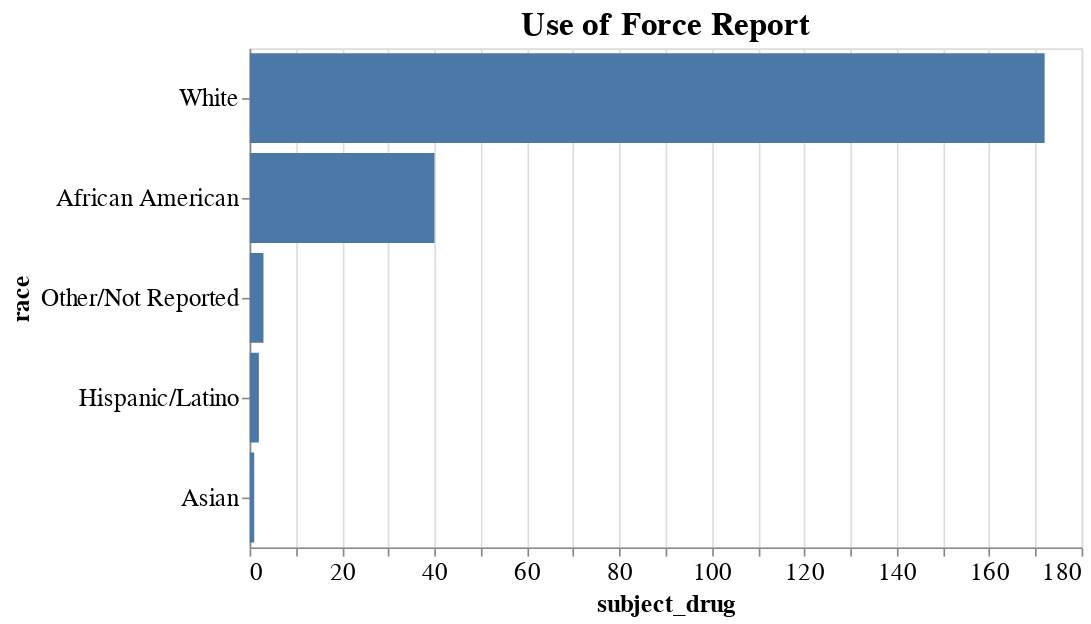

The notebook cell saved with this chart:
### Code cell
alt.Chart(race).mark_bar().encode(
    x=alt.X('subject_drug',),
    y=alt.Y('race:N', sort='-x'),
    tooltip=alt.Tooltip(['subject_drug:Q'], format='.2f')
).properties(
    title='Use of Force Report',
    width=500,
    height=300,
).configure_title(
    fontSize=20
).configure_axis(
    labelFontSize=15,
    titleFontSize=15
).interactive()

### Figure 1 — Vega-Lite specification as saved in the notebook (floating-point values rounded to 4 significant figures)
{"config": {"view": {"continuousWidth": 400, "continuousHeight": 300}, "axis": {"labelFontSize": 15, "titleFontSize": 15}, "title": {"fontSize": 20}}, "data": {"name": "data-bce1e7fa420d52acb4fcc7c77c2b483e"}, "mark": "bar", "encoding": {"tooltip": [{"type": "quantitative", "field": "subject_drug", "format": ".2f"}], "x": {"type": "quantitative", "field": "subject_drug"}, "y": {"type": "nominal", "field": "race", "sort": "-x"}}, "height": 300, "selection": {"selector064": {"type": "interval", "bind": "scales", "encodings": ["x", "y"]}}, "title": "Use of Force Report", "width": 500, "$schema": "https://vega.github.io/schema/vega-lite/v4.8.1.json", "datasets": {"data-bce1e7fa420d52acb4fcc7c77c2b483e": [{"race": "African American", "officers_involved": 575, "age": 12810.0, "subject_mh": 97.0, "subject_alcohol": 137.0, "subject_drug": 40.0, "physical_emptyhand": 199.0, "oc_spray_display": 8.0, "oc_spray": 58.0, "taser_display": 27.0, "taser": 17.0, "firearm_pointed": 153.0, "firearm_fired": 0.0, "sub_refused_commands": 122.0, "sub_walk_ran": 36.0, "sub_threats": 29.0, "sub_escape": 51.0, "sub_assault_cues": 42.0, "sub_passive": 77.0, "sub_active": 170.0, "sub_assaultive": 77.0, "sub_used_weapon": 7.0, "arrest": 259.0, "officer_injured": 45.0, "subject_injured": 51.0}, {"race": "Asian", "officers_involved": 58, "age": 1375.0, "subject_mh": 18.0, "subject_alcohol": 23.0, "subject_drug": 1.0, "physical_emptyhand": 28.0, "oc_spray_display": 1.0, "oc_spray": 9.0, "taser_display": 4.0, "taser": 1.0, "firearm_pointed": 11.0, "firearm_fired": 0.0, "sub_refused_commands": 14.0, "sub_walk_ran": 2.0, "sub_threats": 5.0, "sub_escape": 7.0, "sub_assault_cues": 7.0, "sub_passive": 8.0, "sub_active": 21.0, "sub_assaultive": 8.0, "sub_used_weapon": 1.0, "arrest": 19.0, "officer_injured": 4.0, "subject_injured": 3.0}, {"race": "Hispanic/Latino", "officers_involved": 67, "age": 1433.0, "subject_mh": 14.0, "subject_alcohol": 26.0, "subject_drug": 2.0, "physical_emptyhand": 25.0, "oc_spray_display": 4.0, "oc_spray": 9.0, "taser_display": 3.0, "taser": 3.0, "firearm_pointed": 9.0, "firearm_fired": 0.0, "sub_refused_commands": 16.0, "sub_walk_ran": 3.0, "sub_threats": 6.0, "sub_escape": 6.0, "sub_assault_cues": 6.0, "sub_passive": 10.0, "sub_active": 26.0, "sub_assaultive": 11.0, "sub_used_weapon": 2.0, "arrest": 27.0, "officer_injured": 5.0, "subject_injured": 10.0}, {"race": "Other/Not Reported", "officers_involved": 52, "age": 1131.0, "subject_mh": 15.0, "subject_alcohol": 17.0, "subject_drug": 3.0, "physical_emptyhand": 20.0, "oc_spray_display": 1.0, "oc_spray": 7.0, "taser_display": 4.0, "taser": 3.0, "firearm_pointed": 12.0, "firearm_fired": 0.0, "sub_refused_commands": 11.0, "sub_walk_ran": 4.0, "sub_threats": 3.0, "sub_escape": 1.0, "sub_assault_cues": 5.0, "sub_passive": 5.0, "sub_active": 16.0, "sub_assaultive": 12.0, "sub_used_weapon": 2.0, "arrest": 18.0, "officer_injured": 7.0, "subject_injured": 5.0}, {"race": "White", "officers_involved": 1939, "age": 49360.0, "subject_mh": 666.0, "subject_alcohol": 693.0, "subject_drug": 172.0, "physical_emptyhand": 877.0, "oc_spray_display": 63.0, "oc_spray": 221.0, "taser_display": 113.0, "taser": 43.0, "firearm_pointed": 346.0, "firearm_fired": 3.0, "sub_refused_commands": 478.0, "sub_walk_ran": 119.0, "sub_threats": 162.0, "sub_escape": 204.0, "sub_assault_cues": 188.0, "sub_passive": 336.0, "sub_active": 748.0, "sub_assaultive": 293.0, "sub_used_weapon": 33.0, "arrest": 805.0, "officer_injured": 145.0, "subject_injured": 258.0}]}}
